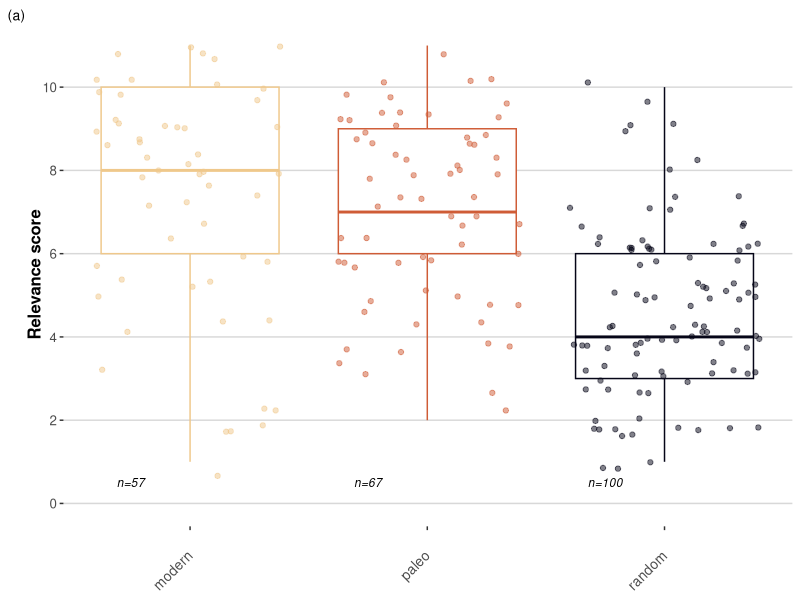

Write R code to recreate this figure. (Note: this script raises an error after producing the figure.)
library(dplyr)
library(ggplot2)
library(ggthemes)
library(cowplot)
library(patchwork)

# Set theme ---------------------------------------------------------------
theme_set(theme_hc())
theme_replace(axis.title.y=element_text(angle=90),
              axis.title = element_text(face="bold"),
              plot.tag=element_text(size=10))

pal <- c("#efc88bff",
         "#cf5c36ff",
         "#050517ff")

# Load data ---------------------------------------------------------------
ipcc <- read.csv("data/ipcc_pubs.csv")
ipcc$type <- "IPCC"
ipcc$paleo <- 0
ipcc$paleo[ipcc$category %in% c("deep-time", "near-time", "historical")] <- 1

random <- read.csv("data/random_pubs.csv")
random$type <- "WoS"
random$paleo <- 2

cols <- c("type", "scored_sum", "paleo")

dat <- rbind(ipcc[,cols], random[,cols])

# Compare modern vs paleo -------------------------------------------------
count <- table(dat$paleo)

dat %>% group_by(paleo) %>% 
  summarise(median(scored_sum))


wilcox.test(dat$scored_sum[dat$paleo==0],
            dat$scored_sum[dat$paleo==1])

wilcox.test(dat$scored_sum[dat$paleo==1],
            dat$scored_sum[dat$paleo==2])


p1 <- ggplot(dat, aes(x=paleo, y=scored_sum, col=factor(paleo))) +
  geom_boxplot() +
  geom_jitter(alpha=0.5) +
  scale_x_continuous(breaks=c(0,1,2),
                     labels = c("modern", "paleo", "random")) +
  scale_y_continuous(breaks=seq(0,11, 2), limits=c(0,11)) +
  labs(x="", y="Relevance score", tag="(a)") +
  scale_color_manual(values=pal)+
  theme(axis.text.x=element_text(angle=45, hjust=1, size=10),
        legend.position ="none") +
  annotate("text", x=0-0.25, y=0.5, label=paste0("n=", count[1]), fontface=3,
           size=3)+
  annotate("text", x=1-0.25, y=0.5, label=paste0("n=", count[2]), fontface=3,
           size=3)+
  annotate("text", x=2-0.25, y=0.5, label=paste0("n=", count[3]), fontface=3,
           size=3)

ggsave("figs/fig02.svg", p1, w=6, h=5)

# By categories -----------------------------------------------------------
labs <- read.csv("data/cats.csv")
cats <- rbind(ipcc[ipcc$paleo==1, c(labs$short, "paleo")], random[,c(labs$short, "paleo")])

cats <- reshape2::melt(cats, id.vars="paleo")

cats <- cats %>%  group_by(variable, paleo) %>% 
  summarise(sum=sum(value, na.rm = T)) %>% 
  left_join(data.frame(paleo=c(1,2),
                       tot=c(67,100))) %>% 
  ungroup() %>% 
  mutate(perc = sum/tot)

cats <- merge(cats, labs, by.x="variable", by.y="short")
cats$paleo <- factor(cats$paleo, levels=c(2,1))
cats$category <- factor(cats$category, levels=c("Framing", "Taxonomic Scope", "Reporting", "Climate Change", "Relevance for Prediction"))

palf <- pal[2:3]
names(palf) <- c(1,2)

palf[2] <- scales::alpha(palf[2], 0.8)
labsf <- c("2"="WoS","1"="IPCC")

p2 <- ggplot(cats, aes(x=reorder(long, perc), y=perc*100, fill=paleo)) +
  geom_bar(stat="identity", position = "dodge", width = 0.6) +
  #geom_text(aes(label=sum), size=3, hjust=1.2, col="white", fontface=2, position = position_dodge(width = .9))+
  coord_flip() +
  scale_fill_manual(values=palf, labels=labsf) +
  labs(x="", y="Percentage of publications", tag="(b)", fill="Publication type") +
  facet_grid(category~., scale="free_y", space="free")


p3 <- plot_grid(p1, p2, ncol=1, rel_heights = c(0.6,1))

save_plot("figs/fig02.svg", p3, base_width=6, base_height = 6)

# Scales ------------------------------------------------------------------
cols <- c("first_author", "spatial_scale", "source", "scope", "category", 
          "temporal_resolution")

dat2 <- rbind(ipcc[,cols],
      random[,cols]) %>%
filter(!category %in% c("modern", "modern/future"))

dat2$paleo <- 2
dat2$paleo[dat2$source=="Web of Science"] <- 1

dat2$spatial_scale[dat2$spatial_scale %in% c("na", "")] <- NA
dat2$spatial_scale[is.na(dat2$spatial_scale)] <- "Not specified"

dat2$spatial_scale[dat2$spatial_scale %in% c("multiple", "various")] <- "Multiple"


dat2$category[dat2$category=="historical"] <- "near-time"



spatial <- dat2 %>% 
  group_by(paleo, spatial_scale) %>%
  tally() %>% 
  ungroup() %>% 
  add_row(paleo=1, 
          spatial_scale="Multiple", 
          n=0)

spatial <- spatial %>% 
  left_join(
    dat2 %>% group_by(paleo) %>% 
  tally(name="sum")
) %>% 
  mutate(prop=n/sum)

spatial$spatial_scale <- factor(spatial$spatial_scale,
                                levels=rev(c("Local", "Regional", "Basin", "Continent",
                                         "Global", "Multiple", "Not specified")))

names(palf) <- c(2,1)
names(labsf) <- rev(names(labsf))

p4 <- ggplot(data=spatial, aes(x=spatial_scale, y=prop*100, fill=factor(paleo))) +
  geom_bar(stat="identity", position="dodge", width=0.6) +
  scale_fill_manual(values=palf, labels=labsf) +
  labs(x="", y="", fill="")+
  coord_flip() 

dat2$category[dat2$category %in% c("", "na")] <- "not specified"
dat2$category[dat2$category == "deep-time/near-time"] <- "both"

temporal <- dat2 %>% 
  group_by(paleo, category) %>% 
  tally() %>% 
  group_by(paleo) %>% 
  mutate(prop = n/sum(n))

temporal$category <- factor(temporal$category,
                            levels=c("not specified", "both", "deep-time", "near-time"))
  
p5 <- ggplot(data=temporal, aes(x=category, y=prop*100, fill=factor(paleo))) +
  geom_bar(stat="identity", position="dodge", width=0.6) +
  scale_fill_manual(values=palf, labels=labsf) +
  labs(x="", y="Percentage of publications", fill="")+
  coord_flip() 


dat2 %>% 
  group_by(paleo, temporal_resolution) %>% 
  tally() %>% 
  ggplot(aes(x=temporal_resolution, y=n, fill=paleo)) +
  geom_bar(stat="identity")

unique(dat2$temporal_resolution)

svg("figs/fig_03.svg", w=8, h=4)
p4 + p5 +
  plot_layout(ncol=1, guides = "collect", heights=c(7,4)) +
  plot_annotation(tag_levels = "a", tag_prefix = "(", tag_suffix = ")")
dev.off()
